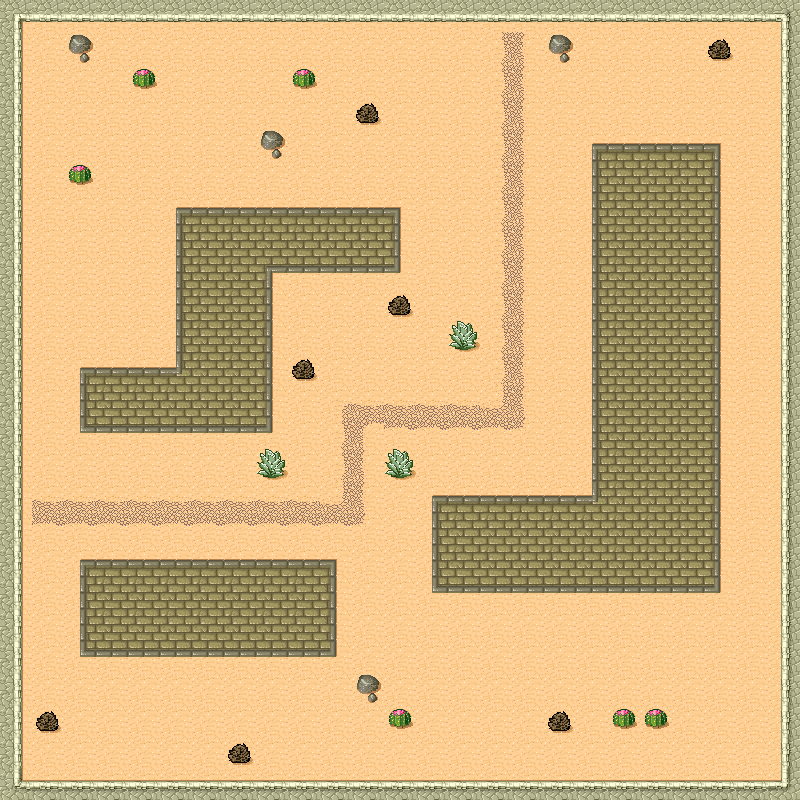

This game map was drawn from its Tiled (.tmx) file and the tilesets committed beside it. A one-line description and the full map source follow:
An orthogonal 25x25 tile map with 32x32 px tiles, 4 tile layers (Background, Houses, Others, Boarder).

<map version="1.4" tiledversion="1.4.2" orientation="orthogonal" renderorder="right-down" width="25" height="25" tilewidth="32" tileheight="32" infinite="0" nextlayerid="7" nextobjectid="3">
 <tileset firstgid="1" source="desert.tsx" />
 <layer id="1" name="Background" width="25" height="25">
  <data encoding="csv">
30,30,30,30,30,30,30,30,30,30,30,30,30,30,30,30,30,30,30,30,30,30,30,30,30,
30,30,30,30,30,30,30,30,30,30,30,30,30,30,30,30,30,30,30,30,30,30,30,30,30,
30,30,30,30,30,30,30,30,30,30,30,30,30,30,30,30,30,30,30,30,30,30,30,30,30,
30,30,30,30,30,30,30,30,30,30,30,30,30,30,30,30,30,30,30,30,30,30,30,30,30,
30,30,30,30,30,30,30,30,30,30,30,30,30,30,30,30,30,30,30,30,30,30,30,30,30,
30,30,30,30,30,30,30,30,30,30,30,30,30,30,30,30,30,30,30,30,30,30,30,30,30,
30,30,30,30,30,30,30,30,30,30,30,30,30,30,30,30,30,30,30,30,30,30,30,30,30,
30,30,30,30,30,30,30,30,30,30,30,30,30,30,30,30,30,30,30,30,30,30,30,30,30,
30,30,30,30,30,30,30,30,30,30,30,30,30,30,30,30,30,30,30,30,30,30,30,30,30,
30,30,30,30,30,30,30,30,30,30,30,30,30,30,30,30,30,30,30,30,30,30,30,30,30,
30,30,30,30,30,30,30,30,30,30,30,30,30,30,30,30,30,30,30,30,30,30,30,30,30,
30,30,30,30,30,30,30,30,30,30,30,30,30,30,30,30,30,30,30,30,30,30,30,30,30,
30,30,30,30,30,30,30,30,30,30,30,30,30,30,30,30,30,30,30,30,30,30,30,30,30,
30,30,30,30,30,30,30,30,30,30,30,30,30,30,30,30,30,30,30,30,30,30,30,30,30,
30,30,30,30,30,30,30,30,30,30,30,30,30,30,30,30,30,30,30,30,30,30,30,30,30,
30,30,30,30,30,30,30,30,30,30,30,30,30,30,30,30,30,30,30,30,30,30,30,30,30,
30,30,30,30,30,30,30,30,30,30,30,30,30,30,30,30,30,30,30,30,30,30,30,30,30,
30,30,30,30,30,30,30,30,30,30,30,30,30,30,30,30,30,30,30,30,30,30,30,30,30,
30,30,30,30,30,30,30,30,30,30,30,30,30,30,30,30,30,30,30,30,30,30,30,30,30,
30,30,30,30,30,30,30,30,30,30,30,30,30,30,30,30,30,30,30,30,30,30,30,30,30,
30,30,30,30,30,30,30,30,30,30,30,30,30,30,30,30,30,30,30,30,30,30,30,30,30,
30,30,30,30,30,30,30,30,30,30,30,30,30,30,30,30,30,30,30,30,30,30,30,30,30,
30,30,30,30,30,30,30,30,30,30,30,30,30,30,30,30,30,30,30,30,30,30,30,30,30,
30,30,30,30,30,30,30,30,30,30,30,30,30,30,30,30,30,30,30,30,30,30,30,30,30,
30,30,30,30,30,30,30,30,30,30,30,30,30,30,30,30,30,30,30,30,30,30,30,30,30
</data>
 </layer>
 <layer id="4" name="Houses" width="25" height="25">
  <data encoding="csv">
0,0,0,0,0,0,0,0,0,0,0,0,0,0,0,0,0,0,0,0,0,0,0,0,0,
0,0,0,0,0,0,0,0,0,0,0,0,0,0,0,0,0,0,0,0,0,0,0,0,0,
0,0,0,0,0,0,0,0,0,0,0,0,0,0,0,0,0,0,0,0,0,0,0,0,0,
0,0,0,0,0,0,0,0,0,0,0,0,0,0,0,0,0,0,0,0,0,0,0,0,0,
0,0,0,0,0,0,0,0,0,0,0,0,0,0,0,0,0,0,1,2,2,2,3,0,0,
0,0,0,0,0,0,0,0,0,0,0,0,0,0,0,0,0,0,9,10,10,10,11,0,0,
0,0,0,0,0,1,2,2,2,2,2,2,3,0,0,0,0,0,9,10,10,10,11,0,0,
0,0,0,0,0,9,10,10,10,10,10,10,11,0,0,0,0,0,9,10,10,10,11,0,0,
0,0,0,0,0,9,10,10,20,18,18,18,19,0,0,0,0,0,9,10,10,10,11,0,0,
0,0,0,0,0,9,10,10,11,0,0,0,0,0,0,0,0,0,9,10,10,10,11,0,0,
0,0,0,0,0,9,10,10,11,0,0,0,0,0,0,0,0,0,9,10,10,10,11,0,0,
0,0,1,2,2,29,10,10,11,0,0,0,0,0,0,0,0,0,9,10,10,10,11,0,0,
0,0,9,10,10,10,10,10,11,0,0,0,0,0,0,0,0,0,9,10,10,10,11,0,0,
0,0,17,18,18,18,18,18,19,0,0,0,0,0,0,0,0,0,9,10,10,10,11,0,0,
0,0,0,0,0,0,0,0,0,0,0,0,0,0,0,0,0,0,9,10,10,10,11,0,0,
0,0,0,0,0,0,0,0,0,0,0,0,0,1,2,2,2,2,29,10,10,10,11,0,0,
0,0,0,0,0,0,0,0,0,0,0,0,0,9,10,10,10,10,10,10,10,10,11,0,0,
0,0,1,2,2,2,2,2,2,2,3,0,0,9,10,10,10,10,10,10,10,10,11,0,0,
0,0,9,10,10,10,10,10,10,10,11,0,0,17,18,18,18,18,18,18,18,18,19,0,0,
0,0,9,10,10,10,10,10,10,10,11,0,0,0,0,0,0,0,0,0,0,0,0,0,0,
0,0,17,18,18,18,18,18,18,18,19,0,0,0,0,0,0,0,0,0,0,0,0,0,0,
0,0,0,0,0,0,0,0,0,0,0,0,0,0,0,0,0,0,0,0,0,0,0,0,0,
0,0,0,0,0,0,0,0,0,0,0,0,0,0,0,0,0,0,0,0,0,0,0,0,0,
0,0,0,0,0,0,0,0,0,0,0,0,0,0,0,0,0,0,0,0,0,0,0,0,0,
0,0,0,0,0,0,0,0,0,0,0,0,0,0,0,0,0,0,0,0,0,0,0,0,0
</data>
 </layer>
 <layer id="5" name="Others" width="25" height="25">
  <data encoding="csv">
0,0,0,0,0,0,0,0,0,0,0,0,0,0,0,14,16,0,0,0,0,0,0,0,0,
0,0,32,0,0,0,0,0,0,0,0,0,0,0,0,14,16,32,0,0,0,0,47,0,0,
0,0,0,0,31,0,0,0,0,31,0,0,0,0,0,14,16,0,0,0,0,0,0,0,0,
0,0,0,0,0,0,0,0,0,0,0,47,0,0,0,14,16,0,0,0,0,0,0,0,0,
0,0,0,0,0,0,0,0,32,0,0,0,0,0,0,14,16,0,0,0,0,0,0,0,0,
0,0,31,0,0,0,0,0,0,0,0,0,0,0,0,14,16,0,0,0,0,0,0,0,0,
0,0,0,0,0,0,0,0,0,0,0,0,0,0,0,14,16,0,0,0,0,0,0,0,0,
0,0,0,0,0,0,0,0,0,0,0,0,0,0,0,14,16,0,0,0,0,0,0,0,0,
0,0,0,0,0,0,0,0,0,0,0,0,0,0,0,14,16,0,0,0,0,0,0,0,0,
0,0,0,0,0,0,0,0,0,0,0,0,47,0,0,14,16,0,0,0,0,0,0,0,0,
0,0,0,0,0,0,0,0,0,0,0,0,0,0,38,14,16,0,0,0,0,0,0,0,0,
0,0,0,0,0,0,0,0,0,47,0,0,0,0,0,14,16,0,0,0,0,0,0,0,0,
0,0,0,0,0,0,0,0,0,0,6,7,7,7,7,13,16,0,0,0,0,0,0,0,0,
0,0,0,0,0,0,0,0,0,0,14,4,23,23,23,23,24,0,0,0,0,0,0,0,0,
0,0,0,0,0,0,0,0,38,0,14,16,38,0,0,0,0,0,0,0,0,0,0,0,0,
7,7,7,7,7,7,7,7,7,7,13,16,0,0,0,0,0,0,0,0,0,0,0,0,0,
23,23,23,23,23,23,23,23,23,23,23,24,0,0,0,0,0,0,0,0,0,0,0,0,0,
0,0,0,0,0,0,0,0,0,0,0,0,0,0,0,0,0,0,0,0,0,0,0,0,0,
0,0,0,0,0,0,0,0,0,0,0,0,0,0,0,0,0,0,0,0,0,0,0,0,0,
0,0,0,0,0,0,0,0,0,0,0,0,0,0,0,0,0,0,0,0,0,0,0,0,0,
0,0,0,0,0,0,0,0,0,0,0,0,0,0,0,0,0,0,0,0,0,0,0,0,0,
0,0,0,0,0,0,0,0,0,0,0,32,0,0,0,0,0,0,0,0,0,0,0,0,0,
0,47,0,0,0,0,0,0,0,0,0,0,31,0,0,0,0,47,0,31,31,0,0,0,0,
0,0,0,0,0,0,0,47,0,0,0,0,0,0,0,0,0,0,0,0,0,0,0,0,0,
0,0,0,0,0,0,0,0,0,0,0,0,0,0,0,0,0,0,0,0,0,0,0,0,0
</data>
 </layer>
 <layer id="6" name="Boarder" width="25" height="25">
  <data encoding="csv">
36,42,42,42,42,42,42,42,42,42,42,42,42,42,42,42,42,42,42,42,42,42,42,42,37,
35,0,0,0,0,0,0,0,0,0,0,0,0,0,0,0,0,0,0,0,0,0,0,0,33,
35,0,0,0,0,0,0,0,0,0,0,0,0,0,0,0,0,0,0,0,0,0,0,0,33,
35,0,0,0,0,0,0,0,0,0,0,0,0,0,0,0,0,0,0,0,0,0,0,0,33,
35,0,0,0,0,0,0,0,0,0,0,0,0,0,0,0,0,0,0,0,0,0,0,0,33,
35,0,0,0,0,0,0,0,0,0,0,0,0,0,0,0,0,0,0,0,0,0,0,0,33,
35,0,0,0,0,0,0,0,0,0,0,0,0,0,0,0,0,0,0,0,0,0,0,0,33,
35,0,0,0,0,0,0,0,0,0,0,0,0,0,0,0,0,0,0,0,0,0,0,0,33,
35,0,0,0,0,0,0,0,0,0,0,0,0,0,0,0,0,0,0,0,0,0,0,0,33,
35,0,0,0,0,0,0,0,0,0,0,0,0,0,0,0,0,0,0,0,0,0,0,0,33,
35,0,0,0,0,0,0,0,0,0,0,0,0,0,0,0,0,0,0,0,0,0,0,0,33,
35,0,0,0,0,0,0,0,0,0,0,0,0,0,0,0,0,0,0,0,0,0,0,0,33,
35,0,0,0,0,0,0,0,0,0,0,0,0,0,0,0,0,0,0,0,0,0,0,0,33,
35,0,0,0,0,0,0,0,0,0,0,0,0,0,0,0,0,0,0,0,0,0,0,0,33,
35,0,0,0,0,0,0,0,0,0,0,0,0,0,0,0,0,0,0,0,0,0,0,0,33,
35,0,0,0,0,0,0,0,0,0,0,0,0,0,0,0,0,0,0,0,0,0,0,0,33,
35,0,0,0,0,0,0,0,0,0,0,0,0,0,0,0,0,0,0,0,0,0,0,0,33,
35,0,0,0,0,0,0,0,0,0,0,0,0,0,0,0,0,0,0,0,0,0,0,0,33,
35,0,0,0,0,0,0,0,0,0,0,0,0,0,0,0,0,0,0,0,0,0,0,0,33,
35,0,0,0,0,0,0,0,0,0,0,0,0,0,0,0,0,0,0,0,0,0,0,0,33,
35,0,0,0,0,0,0,0,0,0,0,0,0,0,0,0,0,0,0,0,0,0,0,0,33,
35,0,0,0,0,0,0,0,0,0,0,0,0,0,0,0,0,0,0,0,0,0,0,0,33,
35,0,0,0,0,0,0,0,0,0,0,0,0,0,0,0,0,0,0,0,0,0,0,0,33,
35,0,0,0,0,0,0,0,0,0,0,0,0,0,0,0,0,0,0,0,0,0,0,0,33,
44,26,26,26,26,26,26,26,26,26,26,26,26,26,26,26,26,26,26,26,26,26,26,26,45
</data>
 </layer>
</map>
